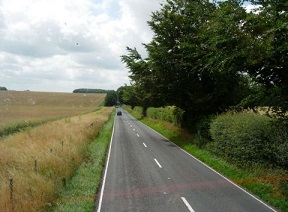
//> input picture images/road.jpg, 288 x 212 px
$ ./contours   (built with g++ and OpenCV 4)
//> lines starting //> are read from the running program, lines starting //| are printed output that depends on the picture; after the words box and inside, x2 and y2 are one past the last pixel; in counts of white or black regions, pixels touching at a corner belong together
### collect/edgedetector.h
// [17 lines of licence text are left out]

#if !defined SOBELEDGES
#define SOBELEDGES

#define PI 3.1415926

#include <opencv2/core/core.hpp>
#include <opencv2/imgproc/imgproc.hpp>

class EdgeDetector {

private:

    // original image
    cv::Mat img;

    // 16-bit signed int image
    cv::Mat sobel;

    // Aperture size of the Sobel kernel
    int aperture;

    // Sobel magnitude
    cv::Mat sobelMagnitude;

    // Sobel orientation
    cv::Mat sobelOrientation;

public:

    EdgeDetector() : aperture(3) {}

    // Set the aperture size of the kernel
    // [10 lines left out: functions setAperture, getAperture, not called in this run]

    // Compute the Sobel
    void computeSobel(const cv::Mat &image) {

        cv::Mat sobelX;
        cv::Mat sobelY;

        // Compute Sobel
        cv::Sobel(image, sobelX, CV_32F, 1, 0, aperture);
        cv::Sobel(image, sobelY, CV_32F, 0, 1, aperture);

        // Compute magnitude and orientation
        cv::cartToPolar(sobelX, sobelY, sobelMagnitude, sobelOrientation);
    }

    // Compute the Sobel
    // [15 lines left out: functions computeSobel, getMagnitude, not called in this run]

    // Get Sobel orientation
    cv::Mat getOrientation() {

        return sobelOrientation;
    }

    // Get a thresholded binary map
    cv::Mat getBinaryMap(double threshold) {

        cv::Mat bin;
        cv::threshold(sobelMagnitude, bin, threshold, 255, cv::THRESH_BINARY_INV);

        return bin;
    }

    // Get a CV_8U image of the Sobel
    // [10 lines left out: function getSobelImage, not called in this run]

    // Get a CV_8U image of the Sobel orientation
    // 1 gray-level = 2 degrees
    cv::Mat getSobelOrientationImage() {

        cv::Mat bin;

        sobelOrientation.convertTo(bin, CV_8U, 90 / PI);

        return bin;
    }

};


#endif

### collect/linefinder.h
// [17 lines of licence text are left out]

#if !defined LINEF
#define LINEF

#include <opencv2/core.hpp>
#include <opencv2/imgproc.hpp>

#define PI 3.1415926

class LineFinder {

private:

    // original image
    cv::Mat img;

    // vector containing the end points
    // of the detected lines
    std::vector<cv::Vec4i> lines;

    // accumulator resolution parameters
    double deltaRho;
    double deltaTheta;

    // minimum number of votes that a line
    // must receive before being considered
    int minVote;

    // min length for a line
    double minLength;

    // max allowed gap along the line
    double maxGap;

public:

    // Default accumulator resolution is 1 pixel by 1 degree
    // no gap, no mimimum length
    LineFinder() : deltaRho(1), deltaTheta(PI / 180), minVote(10), minLength(0.), maxGap(0.) {}

    // Set the resolution of the accumulator
    // [5 lines left out: function setAccResolution, not called in this run]

    // Set the minimum number of votes
    void setMinVote(int minv) {

        minVote = minv;
    }

    // Set line length and gap
    void setLineLengthAndGap(double length, double gap) {

        minLength = length;
        maxGap = gap;
    }

    // Apply probabilistic Hough Transform
    std::vector<cv::Vec4i> findLines(cv::Mat &binary) {

        lines.clear();
        cv::HoughLinesP(binary, lines, deltaRho, deltaTheta, minVote, minLength, maxGap);

        return lines;
    }

    // Draw the detected lines on an image
    void drawDetectedLines(cv::Mat &image, cv::Scalar color = cv::Scalar(255, 255, 255)) {

        // Draw the lines
        std::vector<cv::Vec4i>::const_iterator it2 = lines.begin();

        while (it2 != lines.end()) {

            cv::Point pt1((*it2)[0], (*it2)[1]);
            cv::Point pt2((*it2)[2], (*it2)[3]);

            cv::line(image, pt1, pt2, color);

            ++it2;
        }
    }

    // Eliminates lines that do not have an orientation equals to
    // the ones specified in the input matrix of orientations
    // At least the given percentage of pixels on the line must
    // be within plus or minus delta of the corresponding orientation
    std::vector<cv::Vec4i> removeLinesOfInconsistentOrientations(
            const cv::Mat &orientations, double percentage, double delta) {

        std::vector<cv::Vec4i>::iterator it = lines.begin();

        // check all lines
        while (it != lines.end()) {

            // end points
            int x1 = (*it)[0];
            int y1 = (*it)[1];
            int x2 = (*it)[2];
            int y2 = (*it)[3];

            // line orientation + 90o to get the parallel line
            double ori1 = atan2(static_cast<double>(y1 - y2), static_cast<double>(x1 - x2)) + PI / 2;
            if (ori1 > PI) ori1 = ori1 - 2 * PI;

            double ori2 = atan2(static_cast<double>(y2 - y1), static_cast<double>(x2 - x1)) + PI / 2;
            if (ori2 > PI) ori2 = ori2 - 2 * PI;

            // for all points on the line
            cv::LineIterator lit(orientations, cv::Point(x1, y1), cv::Point(x2, y2));
            int i, count = 0;
            for (i = 0, count = 0; i < lit.count; i++, ++lit) {

                float ori = *(reinterpret_cast<float *>(*lit));

                // is line orientation similar to gradient orientation ?
                if (std::min(fabs(ori - ori1), fabs(ori - ori2)) < delta)
                    count++;

            }

            double consistency = count / static_cast<double>(i);

            // set to zero lines of inconsistent orientation
            if (consistency < percentage) {

                (*it)[0] = (*it)[1] = (*it)[2] = (*it)[3] = 0;

            }

            ++it;
        }

        return lines;
    }
};


#endif

### collect/contours.cpp
// [17 lines of licence text are left out]

#include <iostream>
#include <vector>
#include <opencv2/core.hpp>
#include <opencv2/imgproc.hpp>
#include <opencv2/highgui.hpp>

#include "linefinder.h"
#include "edgedetector.h"

#define PI 3.1415926

int main() {
    // Read input image
    cv::Mat image = cv::imread("road.jpg", 0);
    if (!image.data)
        return 0;

    // Display the image
    cv::namedWindow("Original Image");
    cv::imshow("Original Image", image);

    // Compute Sobel
    EdgeDetector ed;
    ed.computeSobel(image);

    // Display the Sobel orientation
    cv::namedWindow("Sobel (orientation)");
    cv::imshow("Sobel (orientation)", ed.getSobelOrientationImage());
    cv::imwrite("ori.bmp", ed.getSobelOrientationImage());

    // Display the Sobel low threshold
    cv::namedWindow("Sobel (low threshold)");
    cv::imshow("Sobel (low threshold)", ed.getBinaryMap(125));
//> in getBinaryMap, `cv::threshold(sobelMagnitude, bin, threshold, 255, cv::THRESH_BINARY_I..`: bin: 212 rows x 288 cols, CV_32FC1; 87.6% white; black in thin lines or dots

    // Display the Sobel high threshold
    cv::namedWindow("Sobel (high threshold)");
    cv::imshow("Sobel (high threshold)", ed.getBinaryMap(350));
//> call 2 of getBinaryMap, with threshold = 350
//> in getBinaryMap (call 2), `cv::threshold(sobelMagnitude, bin, threshold, 255, cv::THRESH_BINARY_I..`:
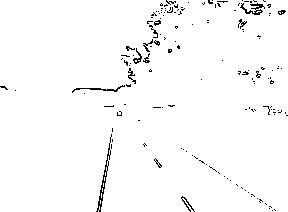
//> bin: 212 rows x 288 cols, CV_32FC1; 97.8% white; black in thin lines or dots

    // Apply Canny algorithm
    cv::Mat contours;
    cv::Canny(image, contours, 125, 350);
//> contours: 212 rows x 288 cols, CV_8UC1; 5.2% white in thin lines or dots

    // Display the image of contours
    cv::namedWindow("Canny Contours");
    cv::imshow("Canny Contours", 255 - contours);

    // Create a test image
    cv::Mat test(200, 200, CV_8U, cv::Scalar(0));
    cv::line(test, cv::Point(100, 0), cv::Point(200, 200), cv::Scalar(255));
//> test: 200 rows x 200 cols, CV_8UC1; 0.5% white in thin lines or dots, all inside (x1, y1, x2, y2) = (100, 0, 200, 199)
    cv::line(test, cv::Point(0, 50), cv::Point(200, 200), cv::Scalar(255));
    cv::line(test, cv::Point(0, 200), cv::Point(200, 0), cv::Scalar(255));
    cv::line(test, cv::Point(200, 0), cv::Point(0, 200), cv::Scalar(255));
    cv::line(test, cv::Point(100, 0), cv::Point(100, 200), cv::Scalar(255));
    cv::line(test, cv::Point(0, 100), cv::Point(200, 100), cv::Scalar(255));
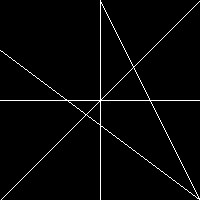
//> test: 200 rows x 200 cols, CV_8UC1; 2.5% white in thin lines or dots

    // Display the test image
    cv::namedWindow("Test Image");
    cv::imshow("Test Image", test);
    cv::imwrite("test.bmp", test);

    // Hough tranform for line detection
    std::vector<cv::Vec2f> lines;
    cv::HoughLines(contours, lines, 1, PI / 180, 50);
//> lines = 42 lines (rho, theta), first 12: [25, 2.15], [21, 2.16], [17, 2.18], [135, 0.19], [28, 2.15], [104, 1.59], [30, 2.13], [90, 1.61], [137, 0.19], [101, 1.61], [106, 1.57], [99, 1.62]

    // Draw the lines
    cv::Mat result(contours.rows, contours.cols, CV_8U, cv::Scalar(255));
    image.copyTo(result);

    std::cout << "Lines detected: " << lines.size() << std::endl;
//| Lines detected: 42

    std::vector<cv::Vec2f>::const_iterator it = lines.begin();
    while (it != lines.end()) {

        float rho = (*it)[0];   // first element is distance rho
        float theta = (*it)[1]; // second element is angle theta

        if (theta < PI / 4. || theta > 3. * PI / 4.) { // ~vertical line

            // point of intersection of the line with first row
            cv::Point pt1(rho / cos(theta), 0);
            // point of intersection of the line with last row
            cv::Point pt2((rho - result.rows * sin(theta)) / cos(theta), result.rows);
            // draw a white line
            cv::line(result, pt1, pt2, cv::Scalar(255), 1);

        } else { // ~horizontal line

            // point of intersection of the line with first column
            cv::Point pt1(0, rho / sin(theta));
            // point of intersection of the line with last column
            cv::Point pt2(result.cols, (rho - result.cols * cos(theta)) / sin(theta));
            // draw a white line
            cv::line(result, pt1, pt2, cv::Scalar(255), 1);
        }

        std::cout << "line: (" << rho << "," << theta << ")\n";

        ++it;
    }
//> this loop made 42 passes
//> (rho, theta, pt1, pt2) on passes 1 to 12: (25, 2.15, Point(0, 29), Point(288, 216)), (21, 2.16, Point(0, 25), Point(288, 219)), (17, 2.18, Point(0, 20), Point(288, 222)), (135, 0.192, Point(137, 0), Point(96, 212)), (28, 2.15, Point(0, 33), Point(288, 220)), (104, 1.59, Point(0, 104), Point(288, 109)), (30, 2.13, Point(0, 35), Point(288, 215)), (90, 1.61, Point(0, 90), Point(288, 100)), (137, 0.192, Point(139, 0), Point(98, 212)), (101, 1.61, Point(0, 101), Point(288, 111)), (106, 1.57, Point(0, 106), Point(288, 106)), (99, 1.62, Point(0, 99), Point(288, 114))
//| line: (25,2.14675)
//| line: (21,2.16421)
//| line: (17,2.18166)
//| line: (135,0.191986)
//| line: (28,2.14675)
//| line: (104,1.58825)
//| line: (30,2.1293)
//| line: (90,1.6057)
//> (output is shown up to pass 8 of 42)
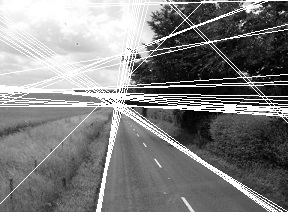
//> result: 212 rows x 288 cols, CV_8UC1; min 0, max 255, mean 128.7

    // Display the detected line image
    cv::namedWindow("Lines with Hough");
    cv::imshow("Lines with Hough", result);

    // Create LineFinder instance
    LineFinder ld;

    // Set probabilistic Hough parameters
    ld.setLineLengthAndGap(100, 20);
    ld.setMinVote(60);

    // Detect lines
    std::vector<cv::Vec4i> li = ld.findLines(contours);
//> in findLines, `cv::HoughLinesP(binary, lines, deltaRho, deltaTheta, minVote, minLengt..`: lines = 5 lines (x1, y1, x2, y2): [92, 88, 246, 191], [97, 210, 121, 86], [0, 90, 106, 94], [104, 182, 130, 48], [100, 104, 204, 0]
//> li = 5 items: [92, 88, 246, 191], [97, 210, 121, 86], [0, 90, 106, 94], [104, 182, 130, 48], [100, 104, 204, 0]
    ld.drawDetectedLines(image);
//> the loop in drawDetectedLines, `while (it2 != lines.end())` made 5 passes
//> after the loop in drawDetectedLines, `while (it2 != lines.end())`: image: 212 rows x 288 cols, CV_8UC1; min 0, max 255, mean 111.9
    cv::namedWindow("Lines with HoughP");
    cv::imshow("Lines with HoughP", image);

    std::vector<cv::Vec4i>::const_iterator it2 = li.begin();
    while (it2 != li.end()) {

        std::cout << "(" << (*it2)[0] << "," << (*it2)[1] << ")-("
                  << (*it2)[2] << "," << (*it2)[3] << ")" << std::endl;

        ++it2;
    }
//> this loop made 5 passes
//| (92,88)-(246,191)
//| (97,210)-(121,86)
//| (0,90)-(106,94)
//| (104,182)-(130,48)
//| (100,104)-(204,0)

    // Display one line
    image = cv::imread("road.jpg", 0);

    int n = 0;
    cv::line(image, cv::Point(li[n][0], li[n][1]), cv::Point(li[n][2], li[n][3]), cv::Scalar(255), 5);
//> image: 212 rows x 288 cols, CV_8UC1; min 0, max 255, mean 114
    cv::namedWindow("One line of the Image");
    cv::imshow("One line of the Image", image);

    // Extract the contour pixels of the first detected line
    cv::Mat oneline(image.size(), CV_8U, cv::Scalar(0));
    cv::line(oneline, cv::Point(li[n][0], li[n][1]), cv::Point(li[n][2], li[n][3]), cv::Scalar(255), 3);
//> oneline: 212 rows x 288 cols, CV_8UC1; 1.6% white; 1 white region, box (x1, y1, x2, y2) and area: (90, 86, 249, 194) 964
    cv::bitwise_and(contours, oneline, oneline);
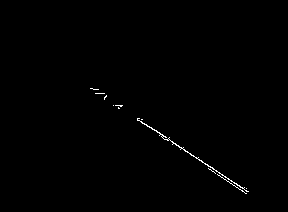
//> oneline: 212 rows x 288 cols, CV_8UC1; 0.43% white in thin lines or dots, all inside (x1, y1, x2, y2) = (90, 88, 249, 194)
    cv::namedWindow("One line");
    cv::imshow("One line", 255 - oneline);

    std::vector<cv::Point> points;

    // Iterate over the pixels to obtain all point positions
    for (int y = 0; y < oneline.rows; y++) {

        uchar *rowPtr = oneline.ptr<uchar>(y);

        for (int x = 0; x < oneline.cols; x++) {

            // if on a contour
            if (rowPtr[x]) {

                points.push_back(cv::Point(x, y));
            }
        }
    }
//> after the loop, points = 265 Points (x, y), first 12: [90, 88], [91, 88], [92, 88], [93, 89], [94, 89], [95, 89], [96, 89], [97, 89], [98, 89], [95, 93], [96, 93], [97, 93]

    // find the best fitting line
    cv::Vec4f line;
    cv::fitLine(points, line, cv::DIST_L2, 0, 0.01, 0.01);
//> line = [0.83, 0.558, 182.1, 148.5]

    std::cout << "line: (" << line[0] << "," << line[1] << ")(" << line[2] << "," << line[3] << ")\n";
//| line: (0.829765,0.558113)(182.083,148.536)

    int x0 = line[2]; // a point on the line
//> x0 = 182
    int y0 = line[3];
//> y0 = 148
    int x1 = x0 + 100 * line[0]; // add a vector of length 100
//> x1 = 264
    int y1 = y0 + 100 * line[1];
//> y1 = 203
    image = cv::imread("road.jpg", 0);

    // draw the line
    cv::line(image, cv::Point(x0, y0), cv::Point(x1, y1), 0, 2);
//> image: 212 rows x 288 cols, CV_8UC1; min 0, max 255, mean 109.9
    cv::namedWindow("Fitted line");
    cv::imshow("Fitted line", image);

    // eliminate inconsistent lines
    ld.removeLinesOfInconsistentOrientations(ed.getOrientation(), 0.4, 0.1);
//> the loop in removeLinesOfInconsistentOrientations, `while (it != lines.end())` made 5 passes
//> (x1, y1, x2, y2, ori1, ori2, count, consistency) on passes 1 to 5: (92, 88, 246, 191, -0.981, 2.16, 64, 0.413), (97, 210, 121, 86, -2.95, 0.191, 72, 0.576), (0, 90, 106, 94, -1.53, 1.61, 26, 0.243), (104, 182, 130, 48, -2.95, 0.192, 0, 0), (100, 104, 204, 0, -2.36, 0.785, 1, 0.00952)

    // Display the detected line image
    image = cv::imread("road.jpg", 0);

    ld.drawDetectedLines(image);
//> call 2 of drawDetectedLines, with color = Scalar(255, 255, 255)
//> the loop in drawDetectedLines (call 2), `while (it2 != lines.end())` made 5 passes
//> pt2 on passes 3 to 5: Point(0, 0), Point(0, 0), Point(0, 0)
//> after the loop in drawDetectedLines (call 2), `while (it2 != lines.end())`:
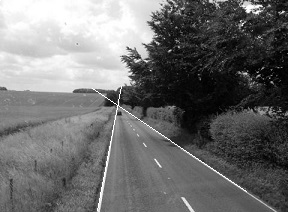
//> image: 212 rows x 288 cols, CV_8UC1; min 0, max 255, mean 111.2
    cv::namedWindow("Detected Lines (2)");
    cv::imshow("Detected Lines (2)", image);

    // Create a Hough accumulator
    cv::Mat acc(200, 180, CV_8U, cv::Scalar(0));

    // Choose a point
    int x = 50, y = 30;

    // loop over all angles
    for (int i = 0; i < 180; i++) {

        double theta = i * PI / 180.;

        // find corresponding rho value
        double rho = x * std::cos(theta) + y * std::sin(theta);
        int j = static_cast<int>(rho + 100.5);

        std::cout << i << "," << j << std::endl;

        // increment accumulator
        acc.at<uchar>(j, i)++;
    }

    // draw the axes
    cv::line(acc, cv::Point(0, 0), cv::Point(0, acc.rows - 1), 255);
    cv::line(acc, cv::Point(acc.cols - 1, acc.rows - 1), cv::Point(0, acc.rows - 1), 255);

    cv::imwrite("hough1.bmp", 255 - (acc * 100));

    // Choose a second point
    x = 30, y = 10;

    // loop over all angles
    for (int i = 0; i < 180; i++) {

        double theta = i * PI / 180.;
        double rho = x * cos(theta) + y * sin(theta);
        int j = static_cast<int>(rho + 100.5);

        acc.at<uchar>(j, i)++;
    }
//> acc: 200 rows x 180 cols, CV_8UC1; min 0, max 255, mean 2.7

    cv::namedWindow("Hough Accumulator");
    cv::imshow("Hough Accumulator", acc * 100);
    cv::imwrite("hough2.bmp", 255 - (acc * 100));

    // Detect circles
    image = cv::imread("chariot.jpg", 0);
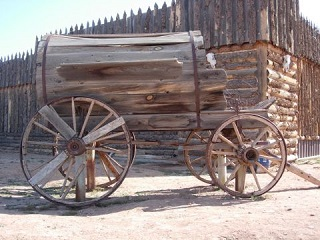
//> input picture images/chariot.jpg, 320 x 240 px
//> image: 240 rows x 320 cols, CV_8UC1; min 8, max 255, mean 138.9

    cv::GaussianBlur(image, image, cv::Size(5, 5), 1.5);
    std::vector<cv::Vec3f> circles;
    cv::HoughCircles(image, circles, cv::HOUGH_GRADIENT,
                     2,   // accumulator resolution (size of the image / 2)
                     20,  // minimum distance between two circles
                     200, // Canny high threshold
                     60, // minimum number of votes
                     15, 50); // min and max radius
//> circles = 8 circles (x, y, radius): [253, 159, 42.2], [257, 113, 40], [215, 153, 31.2], [95, 167, 31], [303, 151, 35.6], [119, 163, 33.4], [237, 147, 26.8], [275, 175, 18]

    std::cout << "Circles: " << circles.size() << std::endl;
//| Circles: 8

    // Draw the circles
    image = cv::imread("chariot.jpg", 0);

    std::vector<cv::Vec3f>::const_iterator itc = circles.begin();

    while (itc != circles.end()) {

        cv::circle(image,
                   cv::Point((*itc)[0], (*itc)[1]), // circle centre
                   (*itc)[2], // circle radius
                   cv::Scalar(255), // color
                   2); // thickness

        ++itc;
    }
//> this loop made 8 passes
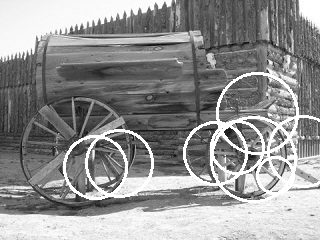
//> image: 240 rows x 320 cols, CV_8UC1; min 8, max 255, mean 145.9

    cv::namedWindow("Detected Circles");
    cv::imshow("Detected Circles", image);

    cv::waitKey();
    return 0;
}
